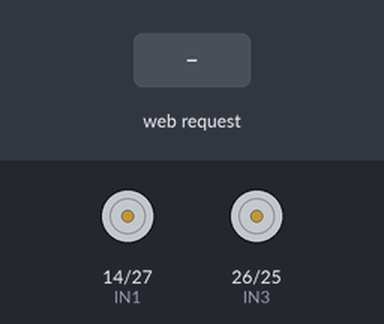
This sketch was run on a simulated ESP32. Shown: motor-driver pin pairs drawn as motors (green arrow = first pin HIGH = forward, orange = second pin HIGH = backward, longer = more drive, scaled by the enable pin). The inputs (shaded band) are chosen by the test bench. WiFi joins after 1.5 s; servers stay silent unless stated; what the sketch prints to the serial monitor is not drawn.

Above: at 2.7 s.
2.8 s: HTTP request GET /forward received
At 4.0 s:
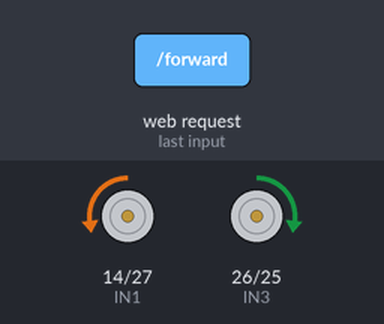
4.3 s: HTTP request GET /backward received
At 5.2 s:
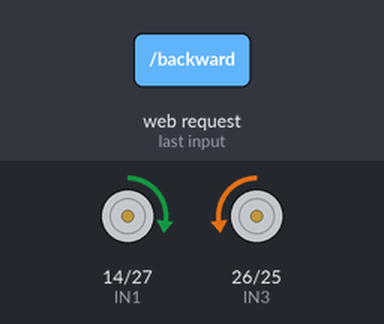
5.8 s: HTTP request GET /left received
At 6.3 s:
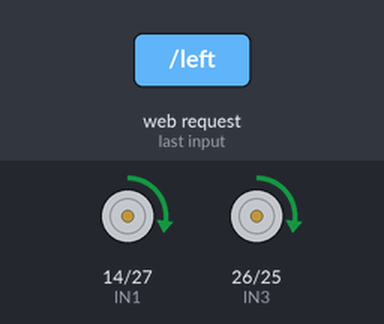
7.3 s: HTTP request GET /right received
At 8.6 s:
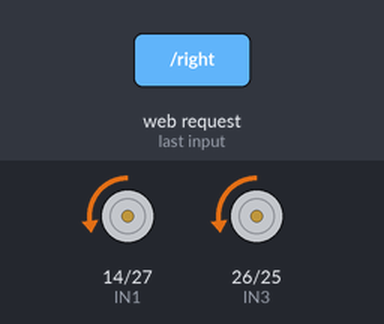
Timing chart, 0 to 9.8 s (numbered marks = the images above; inputs shaded):
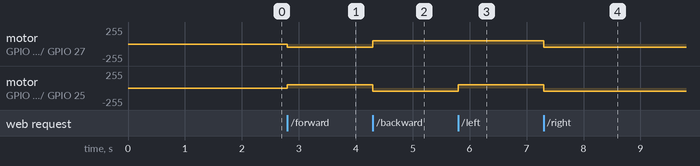

The sketch:

rivercleaningrobot_code_copy_20260425211435.ino
```cpp
#include <WiFi.h>
#include <WebServer.h>

// WiFi credentials
const char* ssid = "ROOPCHAND";
const char* password = "SH06DA75";

WebServer server(80);

// Motor Pins
#define IN1 14
#define IN2 27
#define IN3 26
#define IN4 25
#define ENA 33
#define ENB 32

// Speed (0-255)
int speedValue = 50;

// Function Prototypes
void stopMotors();
void forward();
void backward();
void left();
void right();
void handleRoot();

void setup() {
  Serial.begin(115200);
  pinMode(IN1, OUTPUT);
  pinMode(IN2, OUTPUT);
  pinMode(IN3, OUTPUT);
  pinMode(IN4, OUTPUT);

  ledcAttach(ENA, 1000, 8);
  ledcAttach(ENB, 1000, 8);

  WiFi.begin(ssid, password);
  Serial.print("Connecting");
  while (WiFi.status() != WL_CONNECTED) {
    delay(500);
    Serial.print(".");
  }
  Serial.println("\nConnected!");
  Serial.println(WiFi.localIP());

  server.on("/", handleRoot);
  server.on("/forward", left);
  server.on("/backward", right);
  server.on("/left", forward);
  server.on("/right", backward);
  server.on("/stop", stopMotors);
  server.begin();
}

void loop() {
  server.handleClient();
}

// ─────────────────────────────────────────────
//  WEB PAGE
// ─────────────────────────────────────────────
void handleRoot() {
  String html = R"rawliteral(
<!DOCTYPE html>
<html lang="en">
<head>
<meta charset="UTF-8">
<meta name="viewport" content="width=device-width, initial-scale=1.0, maximum-scale=1.0, user-scalable=no">
<title>RC Control</title>
<style>
  @import url('https://fonts.googleapis.com/css2?family=Rajdhani:wght@400;600;700&family=Share+Tech+Mono&display=swap');

  :root {
    --bg: #0a0a0c;
    --panel: #111116;
    --border: #1e1e28;
    --accent: #00e5ff;
    --accent2: #ff3d71;
    --glow: rgba(0,229,255,0.18);
    --text: #e0e8ff;
    --muted: #4a5070;
  }

  * { margin:0; padding:0; box-sizing:border-box; -webkit-tap-highlight-color:transparent; }

  body {
    background: var(--bg);
    min-height: 100vh;
    display: flex;
    flex-direction: column;
    align-items: center;
    justify-content: center;
    font-family: 'Rajdhani', sans-serif;
    color: var(--text);
    overflow: hidden;
  }

  /* Scanline overlay */
  body::before {
    content: '';
    position: fixed;
    inset: 0;
    background: repeating-linear-gradient(
      0deg,
      transparent,
      transparent 2px,
      rgba(0,0,0,0.08) 2px,
      rgba(0,0,0,0.08) 4px
    );
    pointer-events: none;
    z-index: 100;
  }

  .container {
    display: flex;
    flex-direction: column;
    align-items: center;
    gap: 20px;
    padding: 24px 16px;
    width: 100%;
    max-width: 400px;
  }

  /* Header */
  .header {
    text-align: center;
    letter-spacing: 6px;
    font-size: 11px;
    color: var(--muted);
    text-transform: uppercase;
    font-family: 'Share Tech Mono', monospace;
  }
  .header span {
    color: var(--accent);
    animation: blink 1.4s step-end infinite;
  }
  @keyframes blink { 50% { opacity: 0; } }

  /* Status bar */
  .statusbar {
    width: 100%;
    background: var(--panel);
    border: 1px solid var(--border);
    border-radius: 8px;
    padding: 10px 16px;
    display: flex;
    align-items: center;
    justify-content: space-between;
    font-family: 'Share Tech Mono', monospace;
    font-size: 13px;
  }
  .status-label { color: var(--muted); font-size: 10px; letter-spacing: 2px; }
  .status-value {
    color: var(--accent);
    font-size: 14px;
    font-weight: 600;
    transition: all 0.2s;
    letter-spacing: 1px;
  }
  .status-value.danger { color: var(--accent2); }
  .wifi-dot {
    width: 7px; height: 7px;
    border-radius: 50%;
    background: #22c55e;
    box-shadow: 0 0 8px #22c55e;
  }

  /* D-Pad */
  .dpad-wrapper {
    background: var(--panel);
    border: 1px solid var(--border);
    border-radius: 20px;
    padding: 28px;
    position: relative;
  }
  .dpad-wrapper::before {
    content: '';
    position: absolute;
    inset: -1px;
    border-radius: 20px;
    background: linear-gradient(135deg, rgba(0,229,255,0.08), transparent 60%);
    pointer-events: none;
  }

  .dpad {
    display: grid;
    grid-template-columns: repeat(3, 84px);
    grid-template-rows: repeat(3, 84px);
    gap: 8px;
  }

  .btn {
    width: 84px;
    height: 84px;
    border-radius: 16px;
    border: 1px solid var(--border);
    background: #14141a;
    color: var(--text);
    font-size: 13px;
    font-family: 'Rajdhani', sans-serif;
    font-weight: 600;
    letter-spacing: 1px;
    cursor: pointer;
    display: flex;
    flex-direction: column;
    align-items: center;
    justify-content: center;
    gap: 5px;
    transition: background 0.1s, border-color 0.1s, transform 0.08s, box-shadow 0.1s;
    outline: none;
    position: relative;
    overflow: hidden;
  }

  .btn svg {
    width: 22px;
    height: 22px;
    fill: var(--muted);
    transition: fill 0.1s;
  }

  .btn span {
    font-size: 10px;
    color: var(--muted);
    letter-spacing: 2px;
    transition: color 0.1s;
  }

  .btn:active, .btn.active {
    background: rgba(0,229,255,0.08);
    border-color: var(--accent);
    box-shadow: 0 0 20px var(--glow), inset 0 0 12px rgba(0,229,255,0.05);
    transform: scale(0.94);
  }
  .btn:active svg, .btn.active svg { fill: var(--accent); }
  .btn:active span, .btn.active span { color: var(--accent); }

  .btn.stop-btn:active, .btn.stop-btn.active {
    background: rgba(255,61,113,0.08);
    border-color: var(--accent2);
    box-shadow: 0 0 20px rgba(255,61,113,0.2), inset 0 0 12px rgba(255,61,113,0.05);
  }
  .btn.stop-btn:active svg, .btn.stop-btn.active svg { fill: var(--accent2); }
  .btn.stop-btn:active span, .btn.stop-btn.active span { color: var(--accent2); }

  .btn.stop-btn svg { fill: #3a2030; }

  .cell-empty { visibility: hidden; }

  /* Corner decorations */
  .corner {
    display: flex;
    align-items: center;
    justify-content: center;
    opacity: 0.25;
  }
  .corner svg { width: 20px; height: 20px; fill: var(--accent); }

  /* Speed slider */
  .speed-panel {
    width: 100%;
    background: var(--panel);
    border: 1px solid var(--border);
    border-radius: 12px;
    padding: 16px 20px;
  }
  .speed-header {
    display: flex;
    justify-content: space-between;
    margin-bottom: 12px;
    font-size: 11px;
    letter-spacing: 2px;
    color: var(--muted);
    font-family: 'Share Tech Mono', monospace;
  }
  .speed-header strong {
    color: var(--accent);
    font-size: 13px;
  }
  input[type=range] {
    -webkit-appearance: none;
    width: 100%;
    height: 4px;
    background: var(--border);
    border-radius: 2px;
    outline: none;
  }
  input[type=range]::-webkit-slider-thumb {
    -webkit-appearance: none;
    width: 18px;
    height: 18px;
    border-radius: 50%;
    background: var(--accent);
    box-shadow: 0 0 10px var(--glow);
    cursor: pointer;
  }
  .speed-labels {
    display: flex;
    justify-content: space-between;
    margin-top: 8px;
    font-size: 10px;
    color: var(--muted);
    font-family: 'Share Tech Mono', monospace;
    letter-spacing: 1px;
  }
</style>
</head>
<body>
<div class="container">

  <div class="header">ESP32 &nbsp;<span>&#9632;</span>&nbsp; RC CONTROL</div>

  <div class="statusbar">
    <div>
      <div class="status-label">STATUS</div>
      <div class="status-value" id="statusVal">STANDBY</div>
    </div>
    <div style="display:flex;align-items:center;gap:8px;">
      <div class="wifi-dot"></div>
      <span style="font-size:11px;color:var(--muted);letter-spacing:1px;">ONLINE</span>
    </div>
  </div>

  <div class="dpad-wrapper">
    <div class="dpad">

      <!-- Row 1 -->
      <div class="cell-empty"></div>
      <button class="btn" id="btn-fwd" ontouchstart="go('/forward',this)" ontouchend="release(this)" onmousedown="go('/forward',this)" onmouseup="release(this)">
        <svg viewBox="0 0 24 24"><path d="M12 4l8 10H4z"/></svg>
        <span>FWD</span>
      </button>
      <div class="cell-empty"></div>

      <!-- Row 2 -->
      <button class="btn" id="btn-left" ontouchstart="go('/left',this)" ontouchend="release(this)" onmousedown="go('/left',this)" onmouseup="release(this)">
        <svg viewBox="0 0 24 24"><path d="M20 12H4l8-8zM4 12l8 8z" transform="rotate(90,12,12)"/><path d="M4 12l8-8v16z"/></svg>
        <span>LEFT</span>
      </button>
      <button class="btn stop-btn" id="btn-stop" ontouchstart="go('/stop',this)" ontouchend="release(this)" onmousedown="go('/stop',this)" onmouseup="release(this)">
        <svg viewBox="0 0 24 24"><rect x="5" y="5" width="14" height="14" rx="2"/></svg>
        <span>STOP</span>
      </button>
      <button class="btn" id="btn-right" ontouchstart="go('/right',this)" ontouchend="release(this)" onmousedown="go('/right',this)" onmouseup="release(this)">
        <svg viewBox="0 0 24 24"><path d="M20 12l-8-8v16z"/></svg>
        <span>RIGHT</span>
      </button>

      <!-- Row 3 -->
      <div class="cell-empty"></div>
      <button class="btn" id="btn-bwd" ontouchstart="go('/backward',this)" ontouchend="release(this)" onmousedown="go('/backward',this)" onmouseup="release(this)">
        <svg viewBox="0 0 24 24"><path d="M12 20l8-10H4z"/></svg>
        <span>REV</span>
      </button>
      <div class="cell-empty"></div>

    </div>
  </div>

  <div class="speed-panel">
    <div class="speed-header">
      <span>THROTTLE</span>
      <strong id="speedLabel">59%</strong>
    </div>
    <input type="range" min="30" max="255" value="150" id="speedSlider" oninput="updateSpeed(this.value)">
    <div class="speed-labels"><span>MIN</span><span>MAX</span></div>
  </div>

</div>

<script>
  const statusEl = document.getElementById('statusVal');
  const labels = {
    '/forward': 'FORWARD',
    '/backward': 'REVERSE',
    '/left': 'LEFT TURN',
    '/right': 'RIGHT TURN',
    '/stop': 'STOPPED'
  };

  let activeBtn = null;

  function go(path, btn) {
    if (activeBtn && activeBtn !== btn) {
      activeBtn.classList.remove('active');
    }
    activeBtn = btn;
    btn.classList.add('active');
    statusEl.textContent = labels[path];
    statusEl.className = 'status-value' + (path === '/stop' ? ' danger' : '');
    fetch(path).catch(() => { statusEl.textContent = 'ERROR'; });
  }

  function release(btn) {
    if (btn.id !== 'btn-stop') {
      btn.classList.remove('active');
      fetch('/stop').catch(() => {});
      statusEl.textContent = 'STANDBY';
      statusEl.className = 'status-value';
    }
  }

  function updateSpeed(val) {
    document.getElementById('speedLabel').textContent = Math.round(val / 255 * 100) + '%';
    fetch('/speed?v=' + val).catch(() => {});
  }

  // Keyboard support
  const keyMap = {
    'ArrowUp': 'btn-fwd',
    'ArrowDown': 'btn-bwd',
    'ArrowLeft': 'btn-left',
    'ArrowRight': 'btn-right',
    ' ': 'btn-stop'
  };
  const held = {};
  document.addEventListener('keydown', e => {
    const id = keyMap[e.key];
    if (!id || held[e.key]) return;
    e.preventDefault();
    held[e.key] = true;
    const btn = document.getElementById(id);
    const path = '/' + { 'btn-fwd':'forward','btn-bwd':'backward','btn-left':'left','btn-right':'right','btn-stop':'stop' }[id];
    go(path, btn);
  });
  document.addEventListener('keyup', e => {
    const id = keyMap[e.key];
    if (!id) return;
    held[e.key] = false;
    release(document.getElementById(id));
  });
</script>
</body></html>
)rawliteral";
  server.send(200, "text/html", html);
}

// ─────────────────────────────────────────────
//  MOTOR FUNCTIONS
// ─────────────────────────────────────────────
void forward() {
  ledcWrite(ENA, speedValue);
  ledcWrite(ENB, speedValue);
  digitalWrite(IN1, HIGH);
  digitalWrite(IN2, LOW);
  digitalWrite(IN3, HIGH);
  digitalWrite(IN4, LOW);
  server.send(200, "text/plain", "OK");
}

void backward() {
  ledcWrite(ENA, speedValue);
  ledcWrite(ENB, speedValue);
  digitalWrite(IN1, LOW);
  digitalWrite(IN2, HIGH);
  digitalWrite(IN3, LOW);
  digitalWrite(IN4, HIGH);
  server.send(200, "text/plain", "OK");
}

void left() {
  ledcWrite(ENA, speedValue);
  ledcWrite(ENB, speedValue);
  digitalWrite(IN1, LOW);
  digitalWrite(IN2, HIGH);
  digitalWrite(IN3, HIGH);
  digitalWrite(IN4, LOW);
  server.send(200, "text/plain", "OK");
}

void right() {
  ledcWrite(ENA, speedValue);
  ledcWrite(ENB, speedValue);
  digitalWrite(IN1, HIGH);
  digitalWrite(IN2, LOW);
  digitalWrite(IN3, LOW);
  digitalWrite(IN4, HIGH);
  server.send(200, "text/plain", "OK");
}

void stopMotors() {
  ledcWrite(ENA, 0);
  ledcWrite(ENB, 0);
  digitalWrite(IN1, LOW);
  digitalWrite(IN2, LOW);
  digitalWrite(IN3, LOW);
  digitalWrite(IN4, LOW);
  server.send(200, "text/plain", "OK");
}
```

Measured:
- after the input at 2.8 s, motor on GPIO 14 (IN1) / GPIO 27 (IN2): stopped → backward 50/255 at once; motor on GPIO 26 (IN3) / GPIO 25 (IN4): stopped → forward 50/255 at once
- after the input at 4.3 s, motor on GPIO 14 (IN1) / GPIO 27 (IN2): backward 50/255 → forward 50/255 at once; motor on GPIO 26 (IN3) / GPIO 25 (IN4): forward 50/255 → backward 50/255 at once
- after the input at 5.8 s, motor on GPIO 26 (IN3) / GPIO 25 (IN4): backward 50/255 → forward 50/255 at once
- after the input at 7.3 s, motor on GPIO 14 (IN1) / GPIO 27 (IN2), motor on GPIO 26 (IN3) / GPIO 25 (IN4): forward 50/255 → backward 50/255 at once
